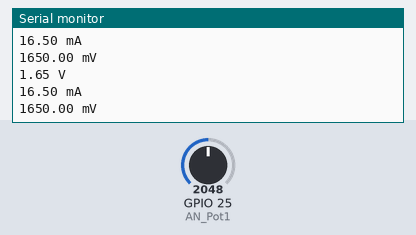
A sketch run on a simulated ESP32. Parts: the last lines printed to the serial monitor. The test bench sets the inputs (shaded band); at power-on: GPIO 25 (AN_Pot1) = 2048.

Above: at 1.3 s.
1.4 s: GPIO 25 (AN_Pot1) set to 2866
At 1.9 s:
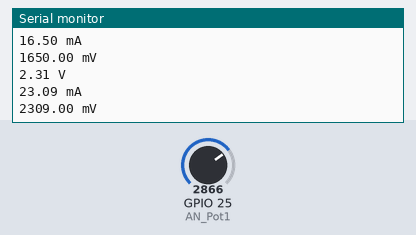
2.9 s: GPIO 25 (AN_Pot1) set to 3603
At 3.4 s:
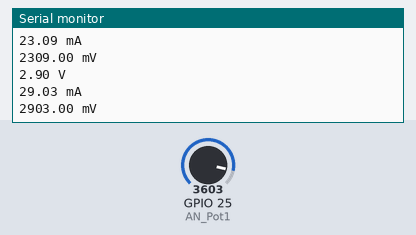
Timing chart, 0 to 5.9 s (numbered marks = the images above; inputs shaded):
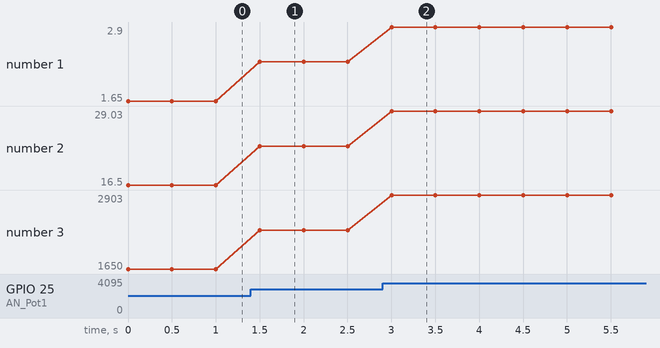

The sketch:

read_opAmp.ino
```cpp
#include "esp_adc_cal.h"

#define AN_Pot1    25

int AN_Pot1_Result = 0;
float Voltage = 0.0;

void setup()
{
  Serial.begin(115200);
}

void loop()
{
  AN_Pot1_Result = analogRead(AN_Pot1);
  Voltage = readADC_Cal(AN_Pot1_Result);
  Serial.print(Voltage/1000.0);// Print Voltage (in V)
  Serial.println(" V");

  Serial.print(Voltage/100); //Print miliapms (in mA)
  Serial.println(" mA");
  Serial.print(Voltage);      // Print Voltage (in mV)
  Serial.println(" mV");
  delay(500);
}

uint32_t readADC_Cal(int ADC_Raw)
{
  esp_adc_cal_characteristics_t adc_chars;

  esp_adc_cal_characterize(ADC_UNIT_1, ADC_ATTEN_DB_11, ADC_WIDTH_BIT_12, 1100, &adc_chars);
  return(esp_adc_cal_raw_to_voltage(ADC_Raw, &adc_chars));
}
```

Measured:
- after the input at 1.4 s, the serial monitor: prints a new line after 0.10 s (image 1)
- after the input at 2.9 s, the serial monitor: prints a new line after 0.10 s (image 2)
- plotted number 1: 1.65 → 2.31 after the input at 1.4 s, 2.31 → 2.9 after the input at 2.9 s
- plotted number 2: 16.5 → 23.09 after the input at 1.4 s, 23.09 → 29.03 after the input at 2.9 s
- plotted number 3: 1650 → 2309 after the input at 1.4 s, 2309 → 2903 after the input at 2.9 s
